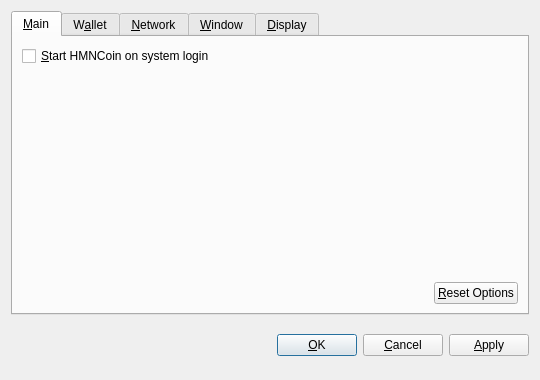
<?xml version="1.0" encoding="UTF-8"?>
<ui version="4.0">
 <class>OptionsDialog</class>
 <widget class="QDialog" name="OptionsDialog">
  <property name="geometry">
   <rect>
    <x>0</x>
    <y>0</y>
    <width>540</width>
    <height>380</height>
   </rect>
  </property>
  <property name="windowTitle">
   <string>Options</string>
  </property>
  <property name="modal">
   <bool>true</bool>
  </property>
  <layout class="QVBoxLayout" name="verticalLayout">
   <item>
    <widget class="QTabWidget" name="tabWidget">
     <property name="tabPosition">
      <enum>QTabWidget::North</enum>
     </property>
     <property name="currentIndex">
      <number>0</number>
     </property>
     <widget class="QWidget" name="tabMain">
      <attribute name="title">
       <string>&amp;Main</string>
      </attribute>
      <layout class="QVBoxLayout" name="verticalLayout_Main">
       <item>
        <widget class="QCheckBox" name="bitcoinAtStartup">
         <property name="toolTip">
          <string>Automatically start HMNCoin after logging in to the system.</string>
         </property>
         <property name="text">
          <string>&amp;Start HMNCoin on system login</string>
         </property>
        </widget>
       </item>
       <item>
        <spacer name="verticalSpacer_Main">
         <property name="orientation">
          <enum>Qt::Vertical</enum>
         </property>
         <property name="sizeHint" stdset="0">
          <size>
           <width>20</width>
           <height>40</height>
          </size>
         </property>
        </spacer>
       </item>
       <item>
        <layout class="QHBoxLayout" name="horizontalLayout_2_Main">
         <item>
          <spacer name="horizontalSpacer_2_Main">
           <property name="orientation">
            <enum>Qt::Horizontal</enum>
           </property>
           <property name="sizeHint" stdset="0">
            <size>
             <width>40</width>
             <height>20</height>
            </size>
           </property>
          </spacer>
         </item>
         <item>
          <widget class="QPushButton" name="resetButton">
           <property name="toolTip">
            <string>Reset all client options to default.</string>
           </property>
           <property name="text">
            <string>&amp;Reset Options</string>
           </property>
           <property name="autoDefault">
            <bool>false</bool>
           </property>
          </widget>
         </item>
        </layout>
       </item>
      </layout>
     </widget>
     <widget class="QWidget" name="tabWallet">
      <attribute name="title">
       <string>W&amp;allet</string>
      </attribute>
      <layout class="QVBoxLayout" name="verticalLayout_Network">
       <item>
        <widget class="QLabel" name="transactionFeeInfoLabel">
         <property name="text">
          <string>Optional transaction fee per kB that helps make sure your transactions are processed quickly. Most transactions are 1 kB.</string>
         </property>
         <property name="textFormat">
          <enum>Qt::PlainText</enum>
         </property>
         <property name="wordWrap">
          <bool>true</bool>
         </property>
        </widget>
       </item>
       <item>
        <layout class="QHBoxLayout" name="horizontalLayout_1_Main">
         <item>
          <widget class="QLabel" name="transactionFeeLabel">
           <property name="text">
            <string>Pay transaction &amp;fee</string>
           </property>
           <property name="textFormat">
            <enum>Qt::PlainText</enum>
           </property>
           <property name="buddy">
            <cstring>transactionFee</cstring>
           </property>
          </widget>
         </item>
         <item>
          <widget class="BitcoinAmountField" name="transactionFee"/>
         </item>
         <item>
          <spacer name="horizontalSpacer_1_Main">
           <property name="orientation">
            <enum>Qt::Horizontal</enum>
           </property>
           <property name="sizeHint" stdset="0">
            <size>
             <width>40</width>
             <height>20</height>
            </size>
           </property>
          </spacer>
         </item>
        </layout>
       </item>
       <item>
        <widget class="QLabel" name="label">
         <property name="text">
          <string>If you disable the spending of unconfirmed change, the change from a transaction cannot be used until that transaction has at least one confirmation. This also affects how your balance is computed.</string>
         </property>
         <property name="wordWrap">
          <bool>true</bool>
         </property>
        </widget>
       </item>
       <item>
        <widget class="QCheckBox" name="spendZeroConfChange">
         <property name="text">
          <string>Spend unconfirmed change  (experts only)</string>
         </property>
        </widget>
       </item>
       <item>
        <spacer name="verticalSpacer">
         <property name="orientation">
          <enum>Qt::Vertical</enum>
         </property>
         <property name="sizeHint" stdset="0">
          <size>
           <width>20</width>
           <height>40</height>
          </size>
         </property>
        </spacer>
       </item>
      </layout>
     </widget>
     <widget class="QWidget" name="tabNetwork">
      <attribute name="title">
       <string>&amp;Network</string>
      </attribute>
      <layout class="QVBoxLayout" name="verticalLayout_Network">
       <item>
        <widget class="QCheckBox" name="mapPortUpnp">
         <property name="toolTip">
          <string>Automatically open the HMNCoin client port on the router. This only works when your router supports UPnP and it is enabled.</string>
         </property>
         <property name="text">
          <string>Map port using &amp;UPnP</string>
         </property>
        </widget>
       </item>
       <item>
        <widget class="QCheckBox" name="connectSocks">
         <property name="toolTip">
          <string>Connect to the HMNCoin network through a SOCKS proxy (e.g. when connecting through Tor).</string>
         </property>
         <property name="text">
          <string>&amp;Connect through SOCKS proxy:</string>
         </property>
        </widget>
       </item>
       <item>
        <layout class="QHBoxLayout" name="horizontalLayout_Network">
         <item>
          <widget class="QLabel" name="proxyIpLabel">
           <property name="text">
            <string>Proxy &amp;IP:</string>
           </property>
           <property name="textFormat">
            <enum>Qt::PlainText</enum>
           </property>
           <property name="buddy">
            <cstring>proxyIp</cstring>
           </property>
          </widget>
         </item>
         <item>
          <widget class="QValidatedLineEdit" name="proxyIp">
           <property name="maximumSize">
            <size>
             <width>140</width>
             <height>16777215</height>
            </size>
           </property>
           <property name="toolTip">
            <string>IP address of the proxy (e.g. 127.0.0.1)</string>
           </property>
          </widget>
         </item>
         <item>
          <widget class="QLabel" name="proxyPortLabel">
           <property name="text">
            <string>&amp;Port:</string>
           </property>
           <property name="textFormat">
            <enum>Qt::PlainText</enum>
           </property>
           <property name="buddy">
            <cstring>proxyPort</cstring>
           </property>
          </widget>
         </item>
         <item>
          <widget class="QLineEdit" name="proxyPort">
           <property name="maximumSize">
            <size>
             <width>55</width>
             <height>16777215</height>
            </size>
           </property>
           <property name="toolTip">
            <string>Port of the proxy (e.g. 9050)</string>
           </property>
          </widget>
         </item>
         <item>
          <widget class="QLabel" name="socksVersionLabel">
           <property name="text">
            <string>SOCKS &amp;Version:</string>
           </property>
           <property name="textFormat">
            <enum>Qt::PlainText</enum>
           </property>
           <property name="buddy">
            <cstring>socksVersion</cstring>
           </property>
          </widget>
         </item>
         <item>
          <widget class="QValueComboBox" name="socksVersion">
           <property name="toolTip">
            <string>SOCKS version of the proxy (e.g. 5)</string>
           </property>
          </widget>
         </item>
         <item>
          <spacer name="horizontalSpacer_Network">
           <property name="orientation">
            <enum>Qt::Horizontal</enum>
           </property>
           <property name="sizeHint" stdset="0">
            <size>
             <width>40</width>
             <height>20</height>
            </size>
           </property>
          </spacer>
         </item>
        </layout>
       </item>
       <item>
        <spacer name="verticalSpacer_Network">
         <property name="orientation">
          <enum>Qt::Vertical</enum>
         </property>
         <property name="sizeHint" stdset="0">
          <size>
           <width>20</width>
           <height>40</height>
          </size>
         </property>
        </spacer>
       </item>
      </layout>
     </widget>
     <widget class="QWidget" name="tabWindow">
      <attribute name="title">
       <string>&amp;Window</string>
      </attribute>
      <layout class="QVBoxLayout" name="verticalLayout_Window">
       <item>
        <widget class="QCheckBox" name="minimizeToTray">
         <property name="toolTip">
          <string>Show only a tray icon after minimizing the window.</string>
         </property>
         <property name="text">
          <string>&amp;Minimize to the tray instead of the taskbar</string>
         </property>
        </widget>
       </item>
       <item>
        <widget class="QCheckBox" name="minimizeOnClose">
         <property name="toolTip">
          <string>Minimize instead of exit the application when the window is closed. When this option is enabled, the application will be closed only after selecting Quit in the menu.</string>
         </property>
         <property name="text">
          <string>M&amp;inimize on close</string>
         </property>
        </widget>
       </item>
       <item>
        <spacer name="verticalSpacer_Window">
         <property name="orientation">
          <enum>Qt::Vertical</enum>
         </property>
         <property name="sizeHint" stdset="0">
          <size>
           <width>20</width>
           <height>40</height>
          </size>
         </property>
        </spacer>
       </item>
      </layout>
     </widget>
     <widget class="QWidget" name="tabDisplay">
      <attribute name="title">
       <string>&amp;Display</string>
      </attribute>
      <layout class="QVBoxLayout" name="verticalLayout_Display">
       <item>
        <layout class="QHBoxLayout" name="horizontalLayout_1_Display">
         <item>
          <widget class="QLabel" name="langLabel">
           <property name="text">
            <string>User Interface &amp;language:</string>
           </property>
           <property name="textFormat">
            <enum>Qt::PlainText</enum>
           </property>
           <property name="buddy">
            <cstring>lang</cstring>
           </property>
          </widget>
         </item>
         <item>
          <widget class="QValueComboBox" name="lang">
           <property name="toolTip">
            <string>The user interface language can be set here. This setting will take effect after restarting HMNCoin.</string>
           </property>
          </widget>
         </item>
        </layout>
       </item>
       <item>
        <layout class="QHBoxLayout" name="horizontalLayout_2_Display">
         <item>
          <widget class="QLabel" name="unitLabel">
           <property name="text">
            <string>&amp;Unit to show amounts in:</string>
           </property>
           <property name="textFormat">
            <enum>Qt::PlainText</enum>
           </property>
           <property name="buddy">
            <cstring>unit</cstring>
           </property>
          </widget>
         </item>
         <item>
          <widget class="QValueComboBox" name="unit">
           <property name="toolTip">
            <string>Choose the default subdivision unit to show in the interface and when sending coins.</string>
           </property>
          </widget>
         </item>
        </layout>
       </item>
       <item>
        <widget class="QCheckBox" name="displayAddresses">
         <property name="toolTip">
          <string>Whether to show HMNCoin addresses in the transaction list or not.</string>
         </property>
         <property name="text">
          <string>&amp;Display addresses in transaction list</string>
         </property>
        </widget>
       </item>
       <item>
        <widget class="QCheckBox" name="coinControlFeatures">
         <property name="toolTip">
          <string>Whether to show coin control features or not.</string>
         </property>
         <property name="text">
          <string>Display coin &amp;control features (experts only!)</string>
         </property>
        </widget>
       </item>
       <item>
        <spacer name="verticalSpacer_Display">
         <property name="orientation">
          <enum>Qt::Vertical</enum>
         </property>
         <property name="sizeHint" stdset="0">
          <size>
           <width>20</width>
           <height>40</height>
          </size>
         </property>
        </spacer>
       </item>
      </layout>
     </widget>
    </widget>
   </item>
   <item>
    <layout class="QHBoxLayout" name="horizontalLayout_Buttons">
     <item>
      <spacer name="horizontalSpacer_1">
       <property name="orientation">
        <enum>Qt::Horizontal</enum>
       </property>
       <property name="sizeHint" stdset="0">
        <size>
         <width>40</width>
         <height>48</height>
        </size>
       </property>
      </spacer>
     </item>
     <item>
      <widget class="QLabel" name="statusLabel">
       <property name="font">
        <font>
         <weight>75</weight>
         <bold>true</bold>
        </font>
       </property>
       <property name="text">
        <string/>
       </property>
       <property name="textFormat">
        <enum>Qt::PlainText</enum>
       </property>
       <property name="wordWrap">
        <bool>true</bool>
       </property>
      </widget>
     </item>
     <item>
      <spacer name="horizontalSpacer_2">
       <property name="orientation">
        <enum>Qt::Horizontal</enum>
       </property>
       <property name="sizeHint" stdset="0">
        <size>
         <width>40</width>
         <height>48</height>
        </size>
       </property>
      </spacer>
     </item>
     <item>
      <widget class="QPushButton" name="okButton">
       <property name="text">
        <string>&amp;OK</string>
       </property>
      </widget>
     </item>
     <item>
      <widget class="QPushButton" name="cancelButton">
       <property name="text">
        <string>&amp;Cancel</string>
       </property>
       <property name="autoDefault">
        <bool>false</bool>
       </property>
      </widget>
     </item>
     <item>
      <widget class="QPushButton" name="applyButton">
       <property name="text">
        <string>&amp;Apply</string>
       </property>
       <property name="autoDefault">
        <bool>false</bool>
       </property>
      </widget>
     </item>
    </layout>
   </item>
  </layout>
 </widget>
 <customwidgets>
  <customwidget>
   <class>BitcoinAmountField</class>
   <extends>QSpinBox</extends>
   <header>bitcoinamountfield.h</header>
  </customwidget>
  <customwidget>
   <class>QValueComboBox</class>
   <extends>QComboBox</extends>
   <header>qvaluecombobox.h</header>
  </customwidget>
  <customwidget>
   <class>QValidatedLineEdit</class>
   <extends>QLineEdit</extends>
   <header>qvalidatedlineedit.h</header>
  </customwidget>
 </customwidgets>
 <resources/>
 <connections/>
</ui>
